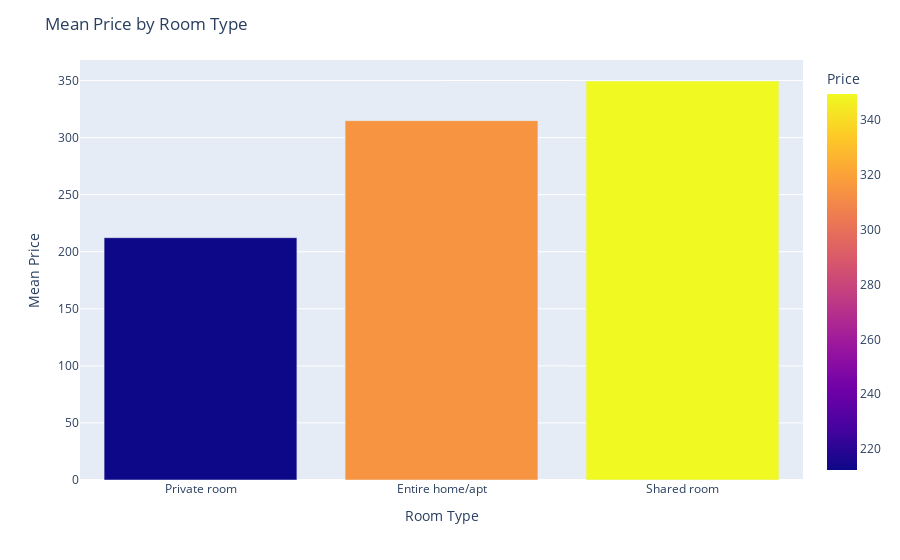

Write notebook code for a chart like this one.
### Code cell
# Group by 'Room_type' and calculate the mean price for each group
pr_df = df.groupby('Room_type', as_index=False)['Price'].mean()

# Sort values by mean price
pr_df = pr_df.sort_values(by='Price')

# Create a bar chart
fig = px.bar(pr_df, x='Room_type', y='Price', color='Price')
fig.update_layout(title='Mean Price by Room Type', xaxis_title='Room Type', yaxis_title='Mean Price')
fig.show()

### Figure 1 — Plotly figure (JSON) as saved in the notebook; plotly's stock layout.template omitted (floating-point values rounded to 4 significant figures)
{"data": [{"alignmentgroup": "True", "hovertemplate": "Room_type=%{x}<br>Price=%{marker.color}<extra></extra>", "legendgroup": "", "marker": {"color": [212.3, 314.9, 349.6], "coloraxis": "coloraxis", "pattern": {"shape": ""}}, "name": "", "offsetgroup": "", "orientation": "v", "showlegend": false, "textposition": "auto", "type": "bar", "x": ["Private room", "Entire home/apt", "Shared room"], "xaxis": "x", "y": [212.3, 314.9, 349.6], "yaxis": "y"}], "layout": {"barmode": "relative", "coloraxis": {"colorbar": {"title": {"text": "Price"}}, "colorscale": [[0, "#0d0887"], [0.1111, "#46039f"], [0.2222, "#7201a8"], [0.3333, "#9c179e"], [0.4444, "#bd3786"], [0.5556, "#d8576b"], [0.6667, "#ed7953"], [0.7778, "#fb9f3a"], [0.8889, "#fdca26"], [1, "#f0f921"]]}, "legend": {"tracegroupgap": 0}, "margin": {"t": 60}, "title": {"text": "Mean Price by Room Type"}, "xaxis": {"anchor": "y", "domain": [0, 1], "title": {"text": "Room Type"}}, "yaxis": {"anchor": "x", "domain": [0, 1], "title": {"text": "Mean Price"}}}}
